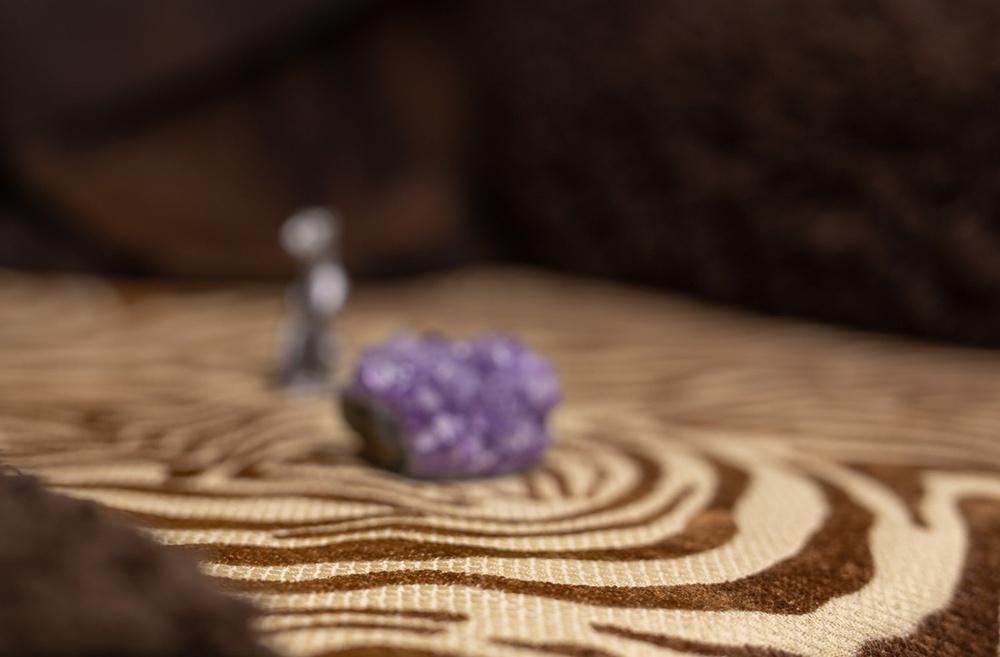
%> input picture DanielBilder/_0000_Highly Textured Input - 00.jpg, 1000 x 657 px, shrunk from 1325 x 870 before the run; its folder holds only this picture in this run
$ octave Main.m   (GNU Octave 9; MATLAB toolbox functions it lacks are replaced by stand-ins)
%> lines starting %> are read from the running program, lines starting %| are printed output that depends on the picture
### own_Laplace.m
function [result, depthMap] = own_Laplace(img)
% img: cell-array med bilder

% Check if the input is a cell array
if ~iscell(img)
    error('Input needs to be a cell array of images.')
end

% Antal bilder i fokusstacken
numImages = numel(img);
%> numImages = 1

% Initiera en variabel för den slutgiltiga bilden
result = zeros(size(img{1}), 'like', img{1});
%> result: size 657x1000x3 uint8; every value is 0

% Initiera djupkartan (distance map)
[rows, cols, ~] = size(img{1});
%> rows = 657; cols = 1000
depthMap = zeros(rows, cols);  % Djupkartan baseras på Laplace-respons
%> depthMap: size 657x1000 double; every value is 0

% Skapa en variabel för att spara den maximala Laplace-responsen
maxLaplace = zeros(rows, cols);

% Gå igenom varje bild och tillämpa Laplaceoperatorn
for i = 1:numImages
    % Omvandla bilden till gråskala (om det är en RGB-bild)
    grayImg = rgb2gray(img{i});

    % Tillämpa Laplaceoperatorn för att hitta skarpa kanter
    laplaceResp = imfilter(double(grayImg), fspecial('laplacian', 0), 'replicate', 'conv');

    % Hitta skarpa områden i resultatbilden
    mask = abs(laplaceResp) > maxLaplace;
    result(repmat(mask, [1, 1, 3])) = img{i}(repmat(mask, [1, 1, 3])); % Applicera masken på alla RGB-kanaler

    % Uppdatera maxLaplace-responsen och djupkartan
    maxLaplace(mask) = abs(laplaceResp(mask));
    depthMap(mask) = i;  % Spara indexet av bilden där skärpan är bäst
end
%> this loop made 1 pass
%> pass 1, in own_Laplace, `grayImg = rgb2gray(img{i});`:
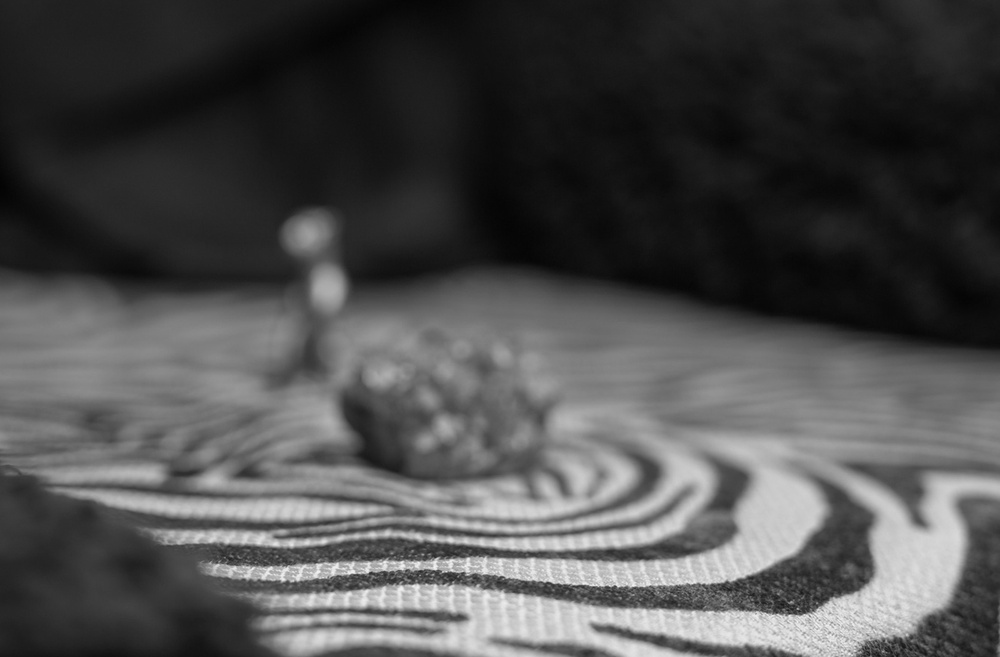
%> grayImg: size 657x1000 uint8; min 3, max 243, mean 76.6
%> pass 1, in own_Laplace, `laplaceResp = imfilter(double(grayImg), fspecial('laplacian', 0), 'rep..`:
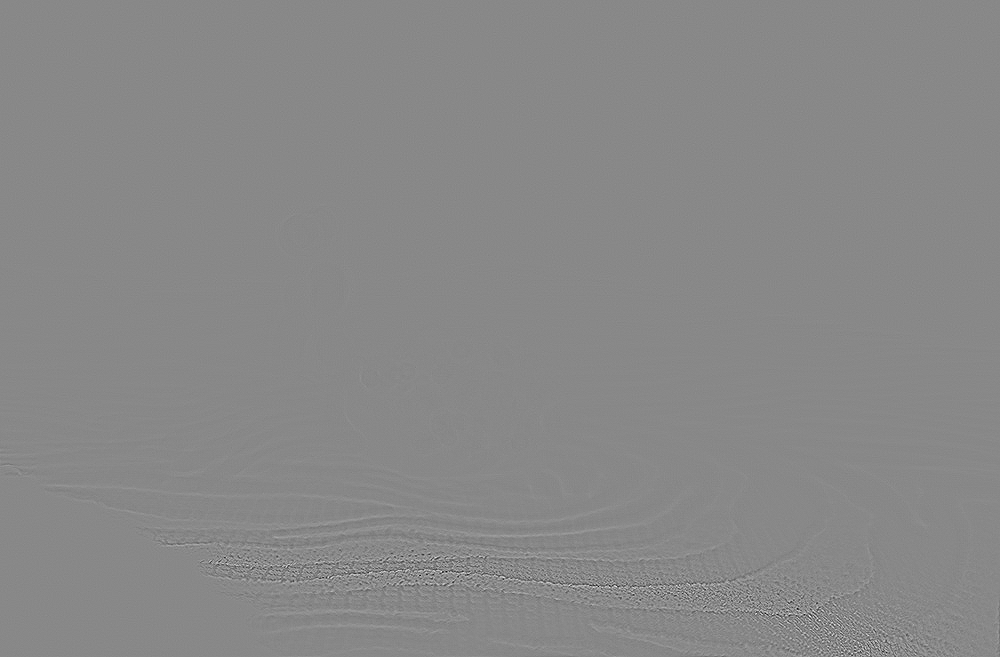
%> laplaceResp: size 657x1000 double; min -220, max 191, mean 0; drawn with min black and max white
%> pass 1, in own_Laplace, `mask = abs(laplaceResp) > maxLaplace;`:
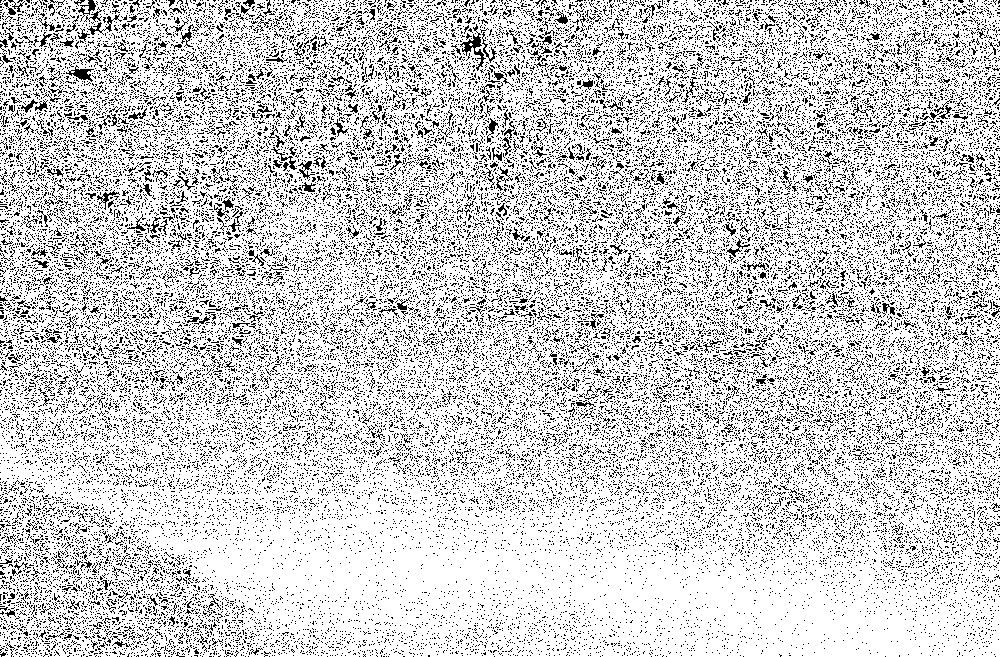
%> mask: size 657x1000 logical; 80.7% white; black in thin lines or dots
%> after the loop: depthMap: size 657x1000 double; values 0 (black) and 1 (white), 80.7% white; black in thin lines or dots
%> after the loop:
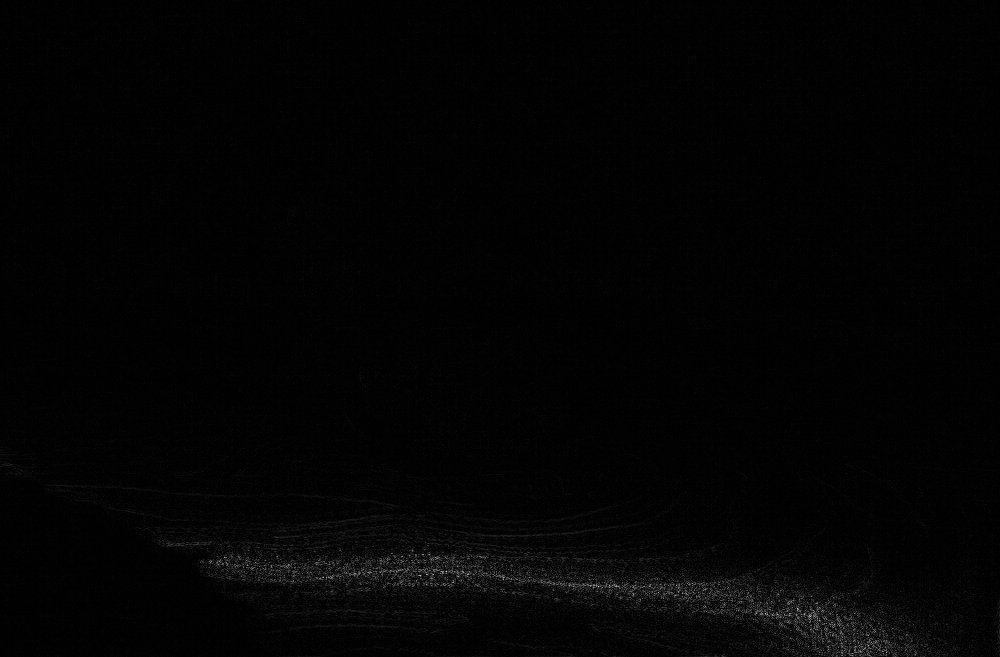
%> maxLaplace: size 657x1000 double; min 0, max 220, mean 3.3
%> after the loop:
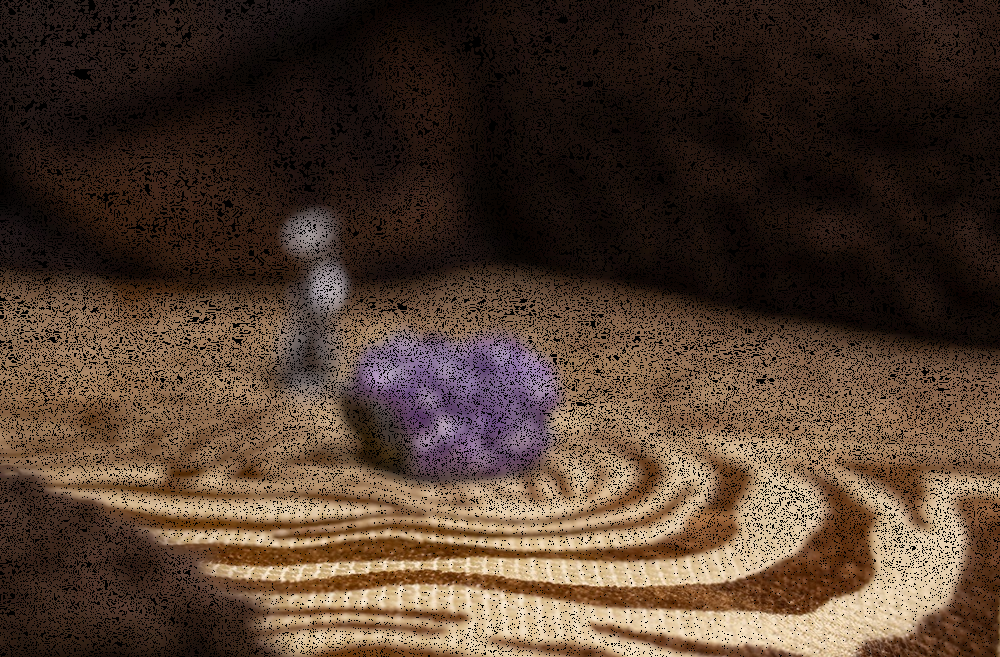
%> result: size 657x1000x3 uint8; mean R, G, B 79.8, 60.3, 46.4
end

### Main.m
folder = 'DanielBilder';
imageFiles = dir(fullfile(folder, '*.jpg'));

% Förbered en cell-array för att lagra bilderna
img = cell(1, numel(imageFiles));
noise_img=cell(1,numel(imageFiles));

% Läs in bilderna en efter en och lagra i cell-arrayen
for i = 1:numel(imageFiles)
    filename = fullfile(folder, imageFiles(i).name);
    img{i} = imread(filename);
    noise_img{i} = imnoise(img{i},"salt & pepper",0.03);
end

% [12 lines of commented-out code are left out]

%%%%%%%%%%%%%%%%%%%%%%%%%%%%%  Övrig kod %%%%%%%%%%%%%%%%%%%%%%%%%%%%%%%


% -------------------------- Utvärdera AIL -------------------------%
ailimg = own_Laplace(img);

figure;
imshow(ailimg);
title('AIL');
%> (the run ends here)
